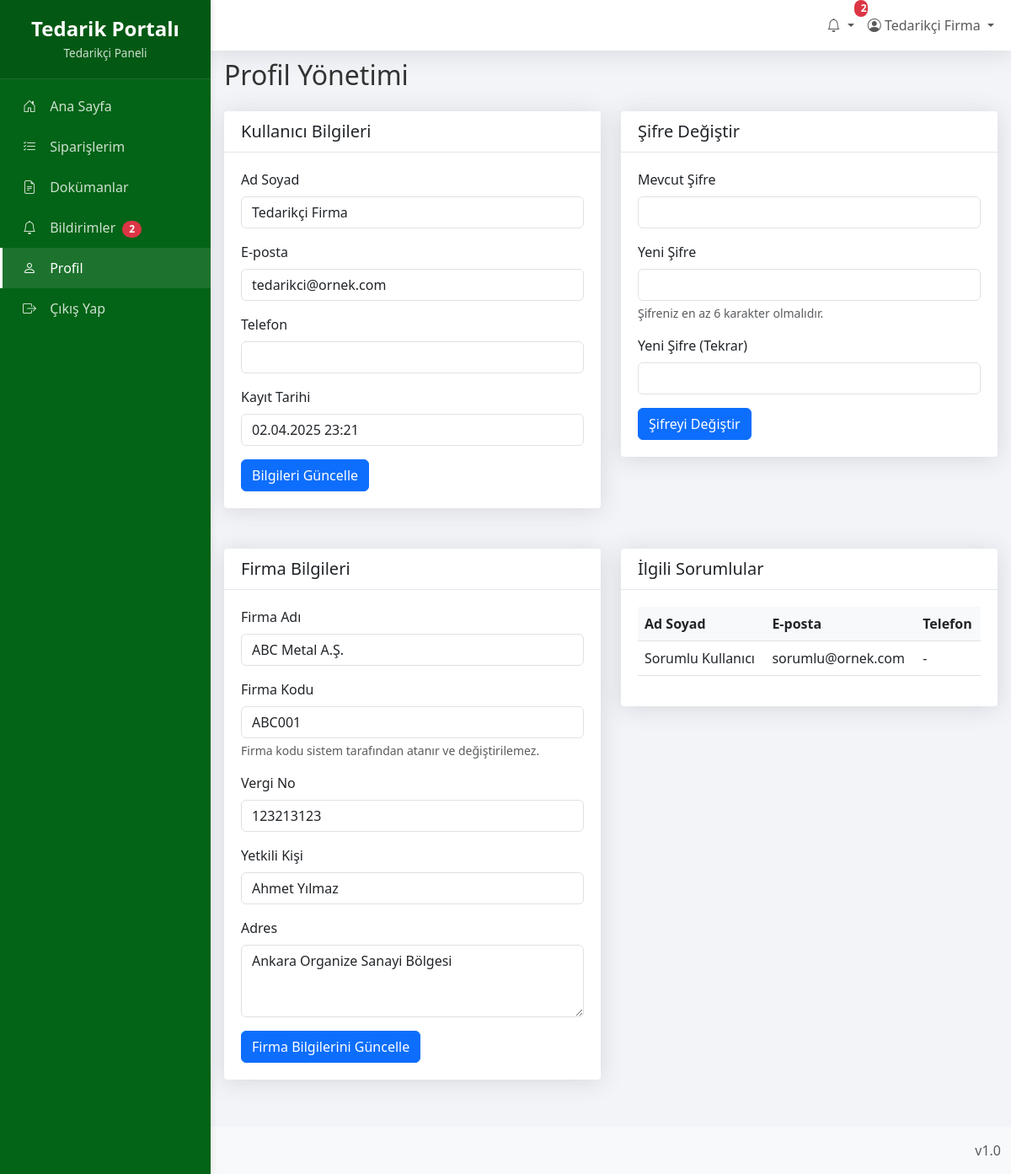
Page /tedarikci/profil.php (signed in) on the committed database.
### tables this page shows
CREATE TABLE `kullanicilar` (
  `id` int(11) NOT NULL,
  `kullanici_adi` varchar(50) NOT NULL,
  `sifre` varchar(255) NOT NULL,
  `ad_soyad` varchar(100) NOT NULL,
  `email` varchar(100) NOT NULL,
  `telefon` varchar(20) DEFAULT NULL,
  `rol` enum('Admin','Sorumlu','Tedarikci') NOT NULL DEFAULT 'Tedarikci',
  `firma_id` int(11) DEFAULT NULL,
  `aktif` tinyint(1) NOT NULL DEFAULT 1,
  `son_giris` datetime DEFAULT NULL,
  `olusturma_tarihi` datetime DEFAULT current_timestamp(),
  `guncelleme_tarihi` date NOT NULL DEFAULT current_timestamp()
);

CREATE TABLE `tedarikciler` (
  `id` int(11) NOT NULL,
  `firma_adi` varchar(255) NOT NULL,
  `firma_kodu` varchar(50) DEFAULT NULL,
  `adres` text DEFAULT NULL,
  `il` varchar(255) NOT NULL,
  `ilce` varchar(255) NOT NULL,
  `telefon` varchar(20) DEFAULT NULL,
  `email` varchar(100) DEFAULT NULL,
  `yetkili_kisi` varchar(100) DEFAULT NULL,
  `vergi_dairesi` varchar(255) NOT NULL,
  `vergi_no` varchar(20) DEFAULT NULL,
  `aktif` tinyint(1) NOT NULL DEFAULT 1,
  `olusturan_id` int(11) NOT NULL,
  `olusturma_tarihi` datetime DEFAULT current_timestamp(),
  `guncelleme_tarihi` datetime DEFAULT NULL ON UPDATE current_timestamp(),
  `kullanici_id` int(11) DEFAULT NULL,
  `aciklama` varchar(255) NOT NULL
);

### config.php (called while the page is built, shortened)
<?php
function guvenli($data) {
    if (is_null($data)) {
        return '';
    }
    return htmlspecialchars($data, ENT_QUOTES, 'UTF-8');
}
?>

### tedarikci/profil.php (the view, shortened to what this page needs)
<?php
require_once '../config.php';
$kullanici_id = $_SESSION['kullanici_id'];
$tedarikci_sql = "SELECT t.* FROM tedarikciler t
                 INNER JOIN kullanici_tedarikci_iliskileri kti ON t.id = kti.tedarikci_id
                 WHERE kti.kullanici_id = ?";
$tedarikci_stmt = $db->prepare($tedarikci_sql);
$tedarikci_stmt->execute([$kullanici_id]);
$tedarikci = $tedarikci_stmt->fetch(PDO::FETCH_ASSOC);
$kullanici_sql = "SELECT * FROM kullanicilar WHERE id = ?";
$kullanici_stmt = $db->prepare($kullanici_sql);
$kullanici_stmt->execute([$kullanici_id]);
$kullanici = $kullanici_stmt->fetch(PDO::FETCH_ASSOC);
$sorumlular_sql = "SELECT k.id, k.ad_soyad, k.email, k.telefon
                  FROM kullanicilar k
                  INNER JOIN sorumluluklar s ON k.id = s.sorumlu_id
                  WHERE s.tedarikci_id = ?";
$sorumlular_stmt = $db->prepare($sorumlular_sql);
$sorumlular_stmt->execute([$tedarikci['id']]);
$sorumlular = $sorumlular_stmt->fetchAll(PDO::FETCH_ASSOC);
include 'header.php';
?>
<h2 class="mb-4">Profil Yönetimi</h2>
<div class="row">
    <div class="col-md-6 mb-4">
        <div class="card">
            <div class="card-header">
                <h5 class="card-title mb-0">Kullanıcı Bilgileri</h5>
            </div>
            <div class="card-body">
                <form method="post" action="">
                    <div class="mb-3">
                        <label for="ad_soyad" class="form-label">Ad Soyad</label>
                        <input type="text" class="form-control" id="ad_soyad" name="ad_soyad" value="<?= guvenli($kullanici['ad_soyad']) ?>">
                    </div>
                    <div class="mb-3">
                        <label for="email" class="form-label">E-posta</label>
                        <input type="email" class="form-control" id="email" name="email" value="<?= guvenli($kullanici['email']) ?>">
                    </div>
                    <div class="mb-3">
                        <label for="telefon" class="form-label">Telefon</label>
                        <input type="tel" class="form-control" id="telefon" name="telefon" value="<?= guvenli($kullanici['telefon']) ?>">
                    </div>
                    <div class="mb-3">
                        <label for="kayit_tarihi" class="form-label">Kayıt Tarihi</label>
                        <input type="text" class="form-control" id="kayit_tarihi" value="<?= date('d.m.Y H:i', strtotime($kullanici['olusturma_tarihi'])) ?>" readonly>
                    </div>
                    <button type="submit" class="btn btn-primary">Bilgileri Güncelle</button>
                </form>
            </div>
        </div>
    </div>
    <div class="col-md-6 mb-4">
        <div class="card">
            <div class="card-header">
                <h5 class="card-title mb-0">Şifre Değiştir</h5>
            </div>
            <div class="card-body">
                <form method="post" action="">
                    <div class="mb-3">
                        <label for="mevcut_sifre" class="form-label">Mevcut Şifre</label>
                        <input type="password" class="form-control" id="mevcut_sifre" name="mevcut_sifre" required>
                    </div>
                    <div class="mb-3">
                        <label for="yeni_sifre" class="form-label">Yeni Şifre</label>
                        <input type="password" class="form-control" id="yeni_sifre" name="yeni_sifre" required>
                        <div class="form-text">Şifreniz en az 6 karakter olmalıdır.</div>
                    </div>
                    <div class="mb-3">
                        <label for="yeni_sifre_tekrar" class="form-label">Yeni Şifre (Tekrar)</label>
                        <input type="password" class="form-control" id="yeni_sifre_tekrar" name="yeni_sifre_tekrar" required>
                    </div>
                    <button type="submit" class="btn btn-primary">Şifreyi Değiştir</button>
                </form>
            </div>
        </div>
    </div>
    <div class="col-md-6 mb-4">
        <div class="card">
            <div class="card-header">
                <h5 class="card-title mb-0">Firma Bilgileri</h5>
            </div>
            <div class="card-body">
                <form method="post" action="">
                    <div class="mb-3">
                        <label for="firma_adi" class="form-label">Firma Adı</label>
                        <input type="text" class="form-control" id="firma_adi" name="firma_adi" value="<?= guvenli($tedarikci['firma_adi']) ?>" required>
                    </div>
                    <div class="mb-3">
                        <label for="firma_kodu" class="form-label">Firma Kodu</label>
                        <input type="text" class="form-control" id="firma_kodu" value="<?= guvenli($tedarikci['firma_kodu'] ?? '') ?>" readonly>
                        <div class="form-text">Firma kodu sistem tarafından atanır ve değiştirilemez.</div>
                    </div>
                    <div class="mb-3">
                        <label for="vergi_no" class="form-label">Vergi No</label>
                        <input type="text" class="form-control" id="vergi_no" name="vergi_no" value="<?= guvenli($tedarikci['vergi_no'] ?? '') ?>">
                    </div>
                    <div class="mb-3">
                        <label for="yetkili_kisi" class="form-label">Yetkili Kişi</label>
                        <input type="text" class="form-control" id="yetkili_kisi" name="yetkili_kisi" value="<?= guvenli($tedarikci['yetkili_kisi'] ?? '') ?>">
                    </div>
                    <div class="mb-3">
                        <label for="adres" class="form-label">Adres</label>
                        <textarea class="form-control" id="adres" name="adres" rows="3"><?= guvenli($tedarikci['adres'] ?? '') ?></textarea>
                    </div>
                    <button type="submit" class="btn btn-primary">Firma Bilgilerini Güncelle</button>
                </form>
            </div>
        </div>
    </div>
    <div class="col-md-6 mb-4">
        <div class="card">
            <div class="card-header">
                <h5 class="card-title mb-0">İlgili Sorumlular</h5>
            </div>
            <div class="card-body">
                <?php if (count($sorumlular) > 0): ?>
                <div class="table-responsive">
                    <table class="table table-hover">
                        <thead>
                            <tr>
                                <th>Ad Soyad</th>
                                <th>E-posta</th>
                                <th>Telefon</th>
                            </tr>
                        </thead>
                        <tbody>
                            <?php foreach ($sorumlular as $sorumlu): ?>
                            <tr>
                                <td><?= guvenli($sorumlu['ad_soyad']) ?></td>
                                <td><?= guvenli($sorumlu['email']) ?></td>
                                <td><?= guvenli($sorumlu['telefon'] ?? '-') ?></td>
                            </tr>
                            <?php endforeach; ?>
                        </tbody>
                    </table>
                </div>
                <?php else: ?>
                <div class="alert alert-info">
                    <i class="bi bi-info-circle me-2"></i> Size henüz sorumlu atanmamış.
                </div>
                <?php endif; ?>
            </div>
        </div>
    </div>
</div>
<?php
include 'footer.php';
?>

### assets/css/panel.css (style rules this page uses)
:root { --primary-color: #1a3a5f; --secondary-color: #36404a; --accent-color: #507093; --light-color: #f2f4f8; --text-color: #333; --border-color: #d8dbe0; --success-color: #3c6a56; --warning-color: #a17d32; --danger-color: #8c3a3a; --info-color: #3a5a7c; --sidebar-width: 250px; }
html, body { height: 100%; margin: 0; padding: 0; overflow-x: hidden; }
body { background-color: var(--light-color); color: var(--text-color); font-family: 'Segoe UI', Arial, sans-serif; position: relative; min-height: 100vh; display: flex; flex-direction: column; }
.card { border: none; margin-bottom: 1.5rem; border-radius: 0.25rem; box-shadow: 0 0.125rem 0.25rem rgba(0, 0, 0, 0.075); }
.card-header { padding: 0.75rem 1.25rem; background-color: #fff; border-bottom: 1px solid var(--border-color); font-weight: 600; }
.card-body { padding: 1.25rem; }
.table th { font-weight: 600; border-top: none; background-color: #f8f9fa; white-space: nowrap; }
.table td { vertical-align: middle; }
.table-responsive { overflow-x: auto; }

### rows in the picture
kullanicilar: ad_soyad "Tedarikçi Firma", email "tedarikci@ornek.com", olusturma_tarihi "02.04.2025 23:21"
tedarikciler: firma_adi "ABC Metal A.Ş.", firma_kodu "ABC001", vergi_no "123213123", yetkili_kisi "Ahmet Yılmaz", adres "Ankara Organize Sanayi Bölgesi"
kullanicilar: ad_soyad "Sorumlu Kullanıcı", email "sorumlu@ornek.com", telefon "-"

### other values in the picture
$okunmamis_bildirim_sayisi "2"
guvenli($_SESSION['ad_soyad']) "Tedarikçi Firma"
